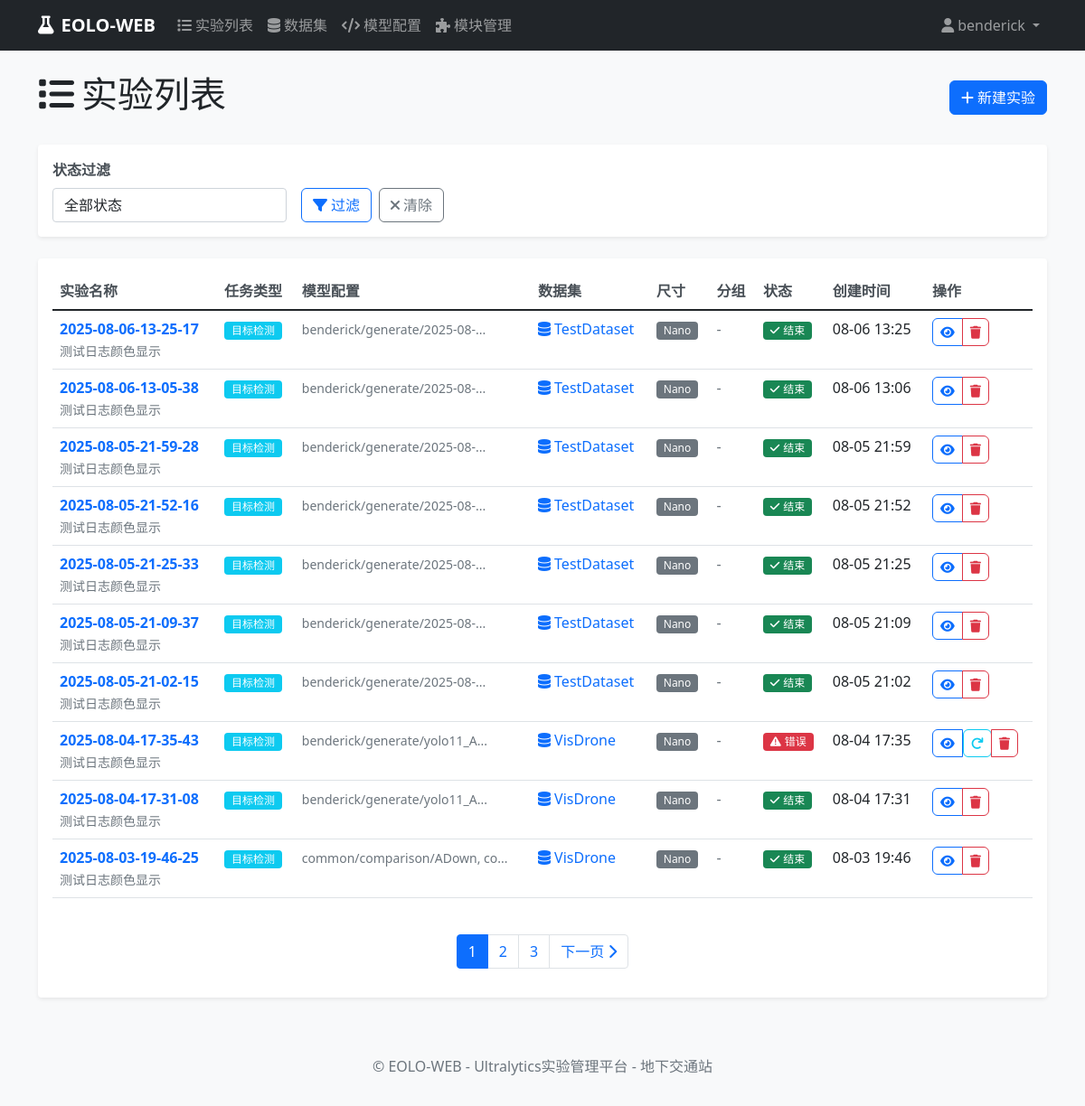
Page /experiments/list/ (signed in) on the committed database.
### accounts/models.py (models this page shows, shortened)
class User(AbstractUser):
    phone = models.CharField(max_length=15, blank=True, null=True, verbose_name="电话号码")
    department = models.CharField(max_length=100, blank=True, null=True, verbose_name="部门")
    created_at = models.DateTimeField(auto_now_add=True, verbose_name="创建时间")
    updated_at = models.DateTimeField(auto_now=True, verbose_name="更新时间")
    class Meta:
        verbose_name = "用户"
        verbose_name_plural = "用户"

### experiments/models.py (models this page shows, shortened)
class Experiment(models.Model):
    EXPERIMENT_STATUS_CHOICES = [
        ('pending', '待启动'),
        ('queued', '排队'),
        ('running', '运行'),
        ('interrupted', '中断'),
        ('error', '错误'),
        ('completed', '完成'),
    ]
    TASK_TYPE_CHOICES = [
        ('detect', '目标检测'),
        ('segment', '实例分割'),
        ('classify', '图像分类'),
        ('pose', '姿态估计'),
        ('track', '目标跟踪'),
    ]
    name = models.CharField(max_length=200, verbose_name="实验名称")
    description = models.TextField(blank=True, null=True, verbose_name="实验描述")
    user = models.ForeignKey(User, on_delete=models.CASCADE, verbose_name="创建用户")
    task_type = models.CharField(max_length=20, choices=TASK_TYPE_CHOICES, default='detect', verbose_name="任务类型")
    model_configs = models.TextField(blank=True, null=True, verbose_name="模型配置", help_text="逗号分隔的模型配置路径")
    setting_config = models.CharField(max_length=200, blank=True, null=True, verbose_name="参数配置", help_text="参数配置文件路径")
    dataset = models.CharField(max_length=200, default='', verbose_name="数据集名称")
    epochs = models.IntegerField(default=100, verbose_name="训练轮数")
    batch_size = models.IntegerField(default=16, verbose_name="批量大小")
    device = models.CharField(max_length=20, default='auto', verbose_name="设备")
    SCALE_CHOICES = [
        ('n', 'Nano'),
        ('s', 'Small'),
        ('m', 'Medium'),
        ('l', 'Large'),
        ('x', 'Extra Large'),
    ]
    scale = models.CharField(max_length=1, choices=SCALE_CHOICES, default='n', verbose_name="尺寸")
    group = models.CharField(max_length=100, blank=True, null=True, verbose_name="分组")
    exp_timestamp = models.CharField(max_length=50, blank=True, null=True, verbose_name="实验时间戳")
    project_name = models.CharField(max_length=100, blank=True, null=True, verbose_name="项目名称")
    status = models.CharField(max_length=20, choices=EXPERIMENT_STATUS_CHOICES, default='pending', verbose_name="状态")
    command = models.TextField(blank=True, null=True, verbose_name="生成的命令")
    created_at = models.DateTimeField(auto_now_add=True, verbose_name="创建时间")
    updated_at = models.DateTimeField(auto_now=True, verbose_name="更新时间")
    started_at = models.DateTimeField(blank=True, null=True, verbose_name="开始时间")
    completed_at = models.DateTimeField(blank=True, null=True, verbose_name="完成时间")
    log_file = models.CharField(max_length=500, blank=True, null=True, verbose_name="日志文件")
    result_file = models.CharField(max_length=500, blank=True, null=True, verbose_name="结果文件")
    error_message = models.TextField(blank=True, null=True, verbose_name="错误信息")
    class Meta:
        verbose_name = "实验"
        verbose_name_plural = "实验"
        ordering = ['-created_at']
    @property
    def dataset_info(self):
        try:
            from datasets.models import DatasetManager
            manager = DatasetManager()
            dataset_obj = manager.get_dataset_by_name(self.dataset)
        except Exception:
            pass
        return None

### experiments/views.py (the view)
# urls.py: path('list/', views.experiment_list_view, name='list'),
@login_required
def experiment_list_view(request):
    experiments = Experiment.objects.filter(user=request.user)
    status_filter = request.GET.get('status')
    if status_filter:
        experiments = experiments.filter(status=status_filter)
    paginator = Paginator(experiments, 10)  # 每页显示10个实验
    page_number = request.GET.get('page')
    page_obj = paginator.get_page(page_number)
    context = {
        'page_obj': page_obj,
        'status_filter': status_filter,
    }
    return render(request, 'experiments/experiment_list.html', context)

### datasets/models.py (called while the page is built, shortened)
    def get_all_datasets(self):
        datasets = []
        if not os.path.exists(self.datasets_dir):
            return datasets

    def get_dataset_by_name(self, name):
        datasets = self.get_all_datasets()
        for dataset in datasets:
            if dataset.name == name:
                return dataset
        return None

### templates/experiments/experiment_list.html (shortened to what this page needs)
{% extends 'base.html' %}
{% block content %}
<div class="d-flex justify-content-between align-items-center mb-4">
    <h1><i class="fas fa-list me-2"></i>实验列表</h1>
    <a href="{% url 'experiments:create' %}" class="btn btn-primary">
        <i class="fas fa-plus me-1"></i>新建实验
    </a>
</div>
<div class="card mb-4">
    <div class="card-body">
        <form method="get" class="row g-3">
            <div class="col-md-3">
                <label class="form-label">状态过滤</label>
                <select name="status" class="form-control">
                    <option value="">全部状态</option>
                </select>
            </div>
            <div class="col-md-3 d-flex align-items-end">
                <button type="submit" class="btn btn-outline-primary">
                    <i class="fas fa-filter me-1"></i>过滤
                </button>
                <a href="{% url 'experiments:list' %}" class="btn btn-outline-secondary ms-2">
                    <i class="fas fa-times me-1"></i>清除
                </a>
            </div>
        </form>
    </div>
</div>
<div class="card">
    <div class="card-body">
        {% if page_obj %}
        <div class="table-responsive">
            <table class="table table-hover">
                <thead>
                    <tr>
                        <th>实验名称</th>
                        <th>任务类型</th>
                        <th>模型配置</th>
                        <th>数据集</th>
                        <th>尺寸</th>
                        <th>分组</th>
                        <th>状态</th>
                        <th>创建时间</th>
                        <th>操作</th>
                    </tr>
                </thead>
                <tbody>
                    {% for experiment in page_obj %}
                    <tr>
                        <td>
                            <a href="{% url 'experiments:detail' experiment.pk %}" class="text-decoration-none fw-bold">
                                {{ experiment.name }}
                            </a>
                            {% if experiment.description %}
                            <br><small class="text-muted">{{ experiment.description|truncatechars:50 }}</small>
                            {% endif %}
                        </td>
                        <td>
                            <span class="badge bg-info">{{ experiment.get_task_type_display }}</span>
                        </td>
                        <td>
                            {% if experiment.model_configs %}
                                <small class="text-muted">{{ experiment.model_configs|truncatechars:30 }}</small>
                            {% else %}
                                <span class="text-muted">未配置</span>
                            {% endif %}
                        </td>
                        <td>
                            <a href="{% url 'datasets:detail' experiment.dataset %}" class="text-decoration-none">
                                <i class="fas fa-database me-1"></i>{{ experiment.dataset }}
                            </a>
                        </td>
                        <td>
                            <span class="badge bg-secondary">{{ experiment.get_scale_display }}</span>
                        </td>
                        <td>
                            {% if experiment.group %}
                                <span class="text-primary">{{ experiment.group }}</span>
                            {% else %}
                                <span class="text-muted">-</span>
                            {% endif %}
                        </td>
                        <td>
                            {% if experiment.status == 'pending' %}
                                <span class="badge bg-secondary">
                                    <i class="fas fa-clock me-1"></i>待启动
                                </span>
                            {% elif experiment.status == 'queued' %}
                                <span class="badge bg-warning">
                                    <i class="fas fa-hourglass-half me-1"></i>排队
                                </span>
                            {% elif experiment.status == 'running' %}
                                <span class="badge bg-primary">
                                    <i class="fas fa-play me-1"></i>运行
                                </span>
                            {% elif experiment.status == 'error' %}
                                <span class="badge bg-danger">
                                    <i class="fas fa-exclamation-triangle me-1"></i>错误
                                </span>
                            {% elif experiment.status == 'completed' %}
                                <span class="badge bg-success">
                                    <i class="fas fa-check me-1"></i>结束
                                </span>
                            {% else %}
                                <span class="badge bg-dark">{{ experiment.get_status_display }}</span>
                            {% endif %}
                        </td>
                        <td>{{ experiment.created_at|date:"m-d H:i" }}</td>
                        <td>
                            <div class="btn-group btn-group-sm">
                                <a href="{% url 'experiments:detail' experiment.pk %}"
                                   class="btn btn-outline-primary btn-sm" title="查看详情">
                                    <i class="fas fa-eye"></i>
                                </a>
                                {% if experiment.status == 'pending' %}
                                <a href="{% url 'experiments:edit' experiment.pk %}"
                                   class="btn btn-outline-secondary btn-sm" title="编辑实验">
                                    <i class="fas fa-edit"></i>
                                </a>
                                <form method="post" action="{% url 'experiments:start' experiment.pk %}"
                                      style="display: inline;">
                                    {% csrf_token %}
                                    <button type="submit" class="btn btn-outline-success btn-sm"
                                            title="启动实验"
                                            onclick="return confirm('确认启动实验 {{ experiment.name }}？')">
                                        <i class="fas fa-play"></i>
                                    </button>
                                </form>
                                {% elif experiment.status == 'error' %}
                                <form method="post" action="{% url 'experiments:restart' experiment.pk %}"
                                      style="display: inline;">
                                    <button type="submit" class="btn btn-outline-info btn-sm"
                                            title="重新启动实验"
                                            onclick="return confirm('确认重新启动实验 {{ experiment.name }}？')">
                                        <i class="fas fa-redo"></i>
                                    </button>
                                </form>
                                {% endif %}
                                <a href="{% url 'experiments:delete' experiment.pk %}"
                                   class="btn btn-outline-danger btn-sm" title="删除实验">
                                    <i class="fas fa-trash"></i>
                                </a>
                            </div>
                        </td>
                    </tr>
                    {% endfor %}
                </tbody>
            </table>
        </div>
        {% if page_obj.has_other_pages %}
        <nav aria-label="实验列表分页">
            <ul class="pagination justify-content-center mt-4">
                {% for num in page_obj.paginator.page_range %}
                {% if page_obj.number == num %}
                <li class="page-item active">
                    <span class="page-link">{{ num }}</span>
                </li>
                {% elif num > page_obj.number|add:'-3' and num < page_obj.number|add:'3' %}
                <li class="page-item">
                    <a class="page-link" href="?page={{ num }}{% if status_filter %}&status={{ status_filter }}{% endif %}">{{ num }}</a>
                </li>
                {% endif %}
                {% endfor %}
                {% if page_obj.has_next %}
                <li class="page-item">
                    <a class="page-link" href="?page={{ page_obj.next_page_number }}{% if status_filter %}&status={{ status_filter }}{% endif %}">
                        下一页 <i class="fas fa-chevron-right"></i>
                    </a>
                </li>
                {% endif %}
            </ul>
        </nav>
        {% endif %}
        {% endif %}
    </div>
</div>
{% endblock %}

### templates/base.html (shortened to what this page needs)
<!DOCTYPE html>
<html lang="zh-CN">
<head>
    {% load static %}
    <link href="{% static 'css/bootstrap.min.css' %}" rel="stylesheet">
    <link href="{% static 'css/all.min.css' %}" rel="stylesheet">
    <link rel="stylesheet" href="{% static 'css/main.css' %}">
</head>
<body>
    {% block navbar %}
    <nav class="navbar navbar-expand-lg navbar-dark bg-dark">
        <div class="container">
            <a class="navbar-brand" href="{% url 'experiments:dashboard' %}">
                <i class="fas fa-flask me-2"></i>EOLO-WEB
            </a>
            <div class="collapse navbar-collapse" id="navbarNav">
                {% if user.is_authenticated %}
                <ul class="navbar-nav me-auto">
                    <li class="nav-item">
                        <a class="nav-link" href="{% url 'experiments:list' %}">
                            <i class="fas fa-list me-1"></i>实验列表
                        </a>
                    </li>
                    <li class="nav-item">
                        <a class="nav-link" href="{% url 'datasets:list' %}">
                            <i class="fas fa-database me-1"></i>数据集
                        </a>
                    </li>
                    <li class="nav-item">
                        <a class="nav-link" href="{% url 'models_manager:model_manager' %}">
                            <i class="fas fa-code me-1"></i>模型配置
                        </a>
                    </li>
                    <li class="nav-item">
                        <a class="nav-link" href="{% url 'modules:list' %}">
                            <i class="fas fa-puzzle-piece me-1"></i>模块管理
                        </a>
                    </li>
                </ul>
                <ul class="navbar-nav">
                    <li class="nav-item dropdown">
                        <a class="nav-link dropdown-toggle" href="#" id="navbarDropdown" role="button" data-bs-toggle="dropdown">
                            <i class="fas fa-user me-1"></i>{{ user.username }}
                        </a>
                    </li>
                </ul>
                {% endif %}
            </div>
        </div>
    </nav>
    {% endblock %}
    <main class="container my-4">
        {% block content %}{% endblock %}
    </main>
    <footer class="bg-light text-center text-muted py-3 mt-5">
        <div class="container">
            <p>&copy; EOLO-WEB - Ultralytics实验管理平台 - 地下交通站</p>
        </div>
    </footer>
    {% load static %}
</body>
</html>

### static/css/main.css (style rules this page uses)
body { font-family: 'Segoe UI', Tahoma, Geneva, Verdana, sans-serif; background-color: #f8f9fa; }
.navbar-brand { font-weight: bold; font-size: 1.25rem; }
.navbar-nav .nav-link { font-weight: 500; }
.card { border: none; box-shadow: 0 0.125rem 0.25rem rgba(0, 0, 0, 0.075); margin-bottom: 1.5rem; }
.btn { border-radius: 0.375rem; font-weight: 500; }
.btn-group .btn { border-radius: 0.375rem; }
.table th { font-weight: 600; border-top: none; color: #495057; }
.badge { font-size: 0.75em; font-weight: 500; }
.form-label { font-weight: 600; color: #495057; }

### rows in the picture
User: username "benderick"
Experiment: name "2025-08-06-13-25-17", description "测试日志颜色显示", task_type "目标检测", model_configs "benderick/generate/2025-08-...", dataset "TestDataset", scale "Nano", status "completed" (drawn), created_at "08-06 13:25"
Experiment: name "2025-08-06-13-05-38", description "测试日志颜色显示", task_type "目标检测", model_configs "benderick/generate/2025-08-...", dataset "TestDataset", scale "Nano", status "completed" (drawn), created_at "08-06 13:06"
Experiment: name "2025-08-05-21-59-28", description "测试日志颜色显示", task_type "目标检测", model_configs "benderick/generate/2025-08-...", dataset "TestDataset", scale "Nano", status "completed" (drawn), created_at "08-05 21:59"
Experiment: name "2025-08-05-21-52-16", description "测试日志颜色显示", task_type "目标检测", model_configs "benderick/generate/2025-08-...", dataset "TestDataset", scale "Nano", status "completed" (drawn), created_at "08-05 21:52"
Experiment: name "2025-08-05-21-25-33", description "测试日志颜色显示", task_type "目标检测", model_configs "benderick/generate/2025-08-...", dataset "TestDataset", scale "Nano", status "completed" (drawn), created_at "08-05 21:25"
Experiment: name "2025-08-05-21-09-37", description "测试日志颜色显示", task_type "目标检测", model_configs "benderick/generate/2025-08-...", dataset "TestDataset", scale "Nano", status "completed" (drawn), created_at "08-05 21:09"
Experiment: name "2025-08-05-21-02-15", description "测试日志颜色显示", task_type "目标检测", model_configs "benderick/generate/2025-08-...", dataset "TestDataset", scale "Nano", status "completed" (drawn), created_at "08-05 21:02"
Experiment: name "2025-08-04-17-35-43", description "测试日志颜色显示", task_type "目标检测", model_configs "benderick/generate/yolo11_A...", dataset "VisDrone", scale "Nano", status "error" (drawn), created_at "08-04 17:35"
Experiment: name "2025-08-04-17-31-08", description "测试日志颜色显示", task_type "目标检测", model_configs "benderick/generate/yolo11_A...", dataset "VisDrone", scale "Nano", status "completed" (drawn), created_at "08-04 17:31"
Experiment: name "2025-08-03-19-46-25", description "测试日志颜色显示", task_type "目标检测", model_configs "common/comparison/ADown, co...", dataset "VisDrone", scale "Nano", status "completed" (drawn), created_at "08-03 19:46"

### other values in the picture
{{ num }} "1"
{{ num }} "2" "3"
